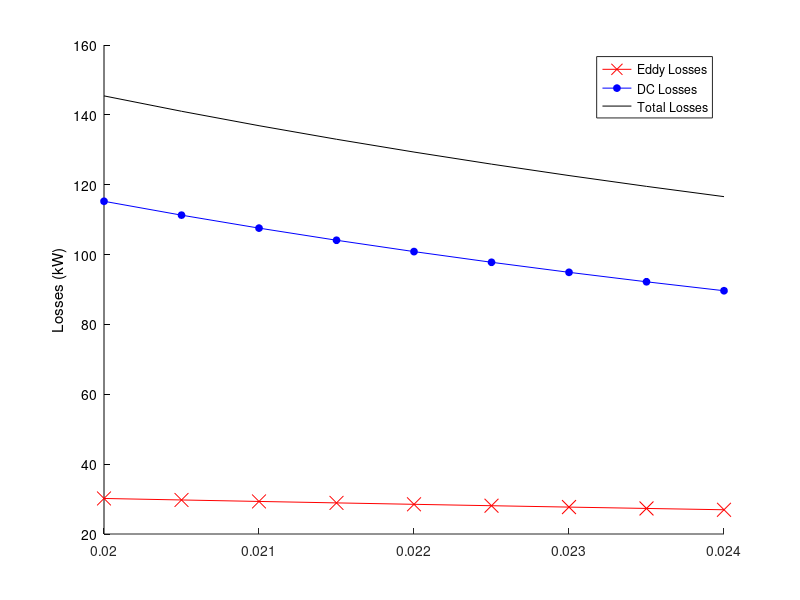

Here is the MATLAB script that generated this plot: (Note: this script raises an error after producing the figure.)
%% Parameters
Iph=1860;% in A % phase current rms
length=0.925*600; % in m % Total copper length in active region
total_height=64.08e-3; % in m % slot copper height for single copper without main insulation
insulation=0.21e-3;   % in m % strand-to-strand insulation length
total_width=22e-3;    % in m % total slot width 
main_insulation=6e-3;   % in m  % total insulation between copper and slots
copper_width=total_width-main_insulation; % in m % total copper width 
width_strand=7.69e-3; % in m % strand width 
ro=2.0968e-8;         % in Ohm*m  % resistivity at 125 degree
k=2.4;                % unitless % (endwinding+active)/active region ratio 
mu0=4*pi*1e-7;        % permeability
f=50;                 % in 1/s % frequency of the current
%% Arrays
height_strand_X=[];  % in m  % array recording different strand heights 
                     % according to number of vertical...
                     % strands and slot copper height for single copper
Pdc_tot=[];          % in kW % Total DC loss consisting both top and 
                     % bottom windings
P_eddy_tot=[];       % in kW % Total Eddy loss consisting both top and
                     % bottom windings.  Not include circulation current 
                     % which is eliminated by roebel transposition
strand=[];           % array recording the number of vertical strands 
                     % numberOfverticalStrand
TopBottom=[];        % Eddy losses ratio of top to bottom coils


numberOfverticalStrand=20;  % number of  vertical strands 
numberOfhorizontalStrand=2; % number of  horizontal strands 

range_of_slot_width=20e-3:0.5e-3:24e-3; % determine the slot width range for
                                        % for this analysis


for total_width=range_of_slot_width
    
copper_width=total_width-main_insulation; % in m % total copper width
                                          % respecting total_width
    
Bmax=(2*mu0*Iph)/(total_width); % Maximum tangential B, generated by coils
                                % We have two coils, called top and bottom
                                % Top coil is the coil close to airgap
                                % Bottom coil is the coil far away from 
                                % to airgap

B=linspace(0,Bmax,numberOfverticalStrand*2); % B for each strand 
                             % First half of the array belongs to top   
                             % Latter half of the array belongs to bottom 


Ke= pi^2/(6*ro);              % The constant for eddy losses

width_strand=copper_width/2;
                              % The width for strand according to 
                              % slot width

height_strand=(total_height/numberOfverticalStrand)-insulation;
                             % the height for strand

DC_resistance=ro*length*k/((width_strand*height_strand)); 
                                % DC resistance for unit area included both
                                % active and endwinding region
                                % for both top and bottom coil
DC_resistance=DC_resistance/(numberOfverticalStrand*numberOfhorizontalStrand);
                                % DC resistance for unit area included both
                                % active and endwinding region
                                % for both top and bottom coil
                                                              
Pdc=Iph^2*DC_resistance;        % DC losses for the indexed strand


volume=numberOfhorizontalStrand*width_strand*height_strand*length; 
                                % strand volume for each vertical level
                                % included 2 horizontal strand

Peddy= Ke*B.^2*f^2*height_strand^2*volume;
                                % Eddy losses for each vertical level

Pdc_tot=[Pdc_tot Pdc];               % Total DC losses for the
                                     % indexed strand number

P_eddy_tot=[P_eddy_tot sum(Peddy)];  % Total Eddy losses for the
                                     % indexed strand number

                                     
TopBottom=[TopBottom ...
    sum(Peddy(1:numberOfverticalStrand/2))/...
    sum(Peddy(numberOfverticalStrand/2+1:end))];
                                     % Eddy losses ratio of top 
                                     % to bottom coils
                

                   
                             
end
%%

figure1 = figure;
axes1 = axes('Parent',figure1);
hold(axes1,'on');

% yyaxis(axes1,'left');
plot(range_of_slot_width,(P_eddy_tot)/1e3,'LineStyle',"-",'Color','r' ...
    ,'Marker','x','MarkerSize',10,'MarkerFaceColor','r');
hold on;
plot(range_of_slot_width,(Pdc_tot)/1e3,'LineStyle',"-",'Color','b' ...
     ,'Marker','o','MarkerSize',5,'MarkerFaceColor','b');
hold on;
plot(range_of_slot_width,(P_eddy_tot+Pdc_tot)/1e3,'LineStyle',"-",'Color','k' ...
     ,'Marker','None','MarkerSize',5,'MarkerFaceColor','k');
ylabel('Losses (kW)')
hold on;
set(axes1,'YColor',[0 0 0]);
legend('Eddy Losses','DC Losses','Total Losses')

title(strcat("Total Strand Number ",string(2*numberOfverticalStrand)))

xlabel('Slot Width')
ax = gca; % current axes
ax.FontSize = 15;
ax.FontName= 'Times New Roman';
xlim([min(range_of_slot_width) max(range_of_slot_width)])

grid on;
grid minor;


